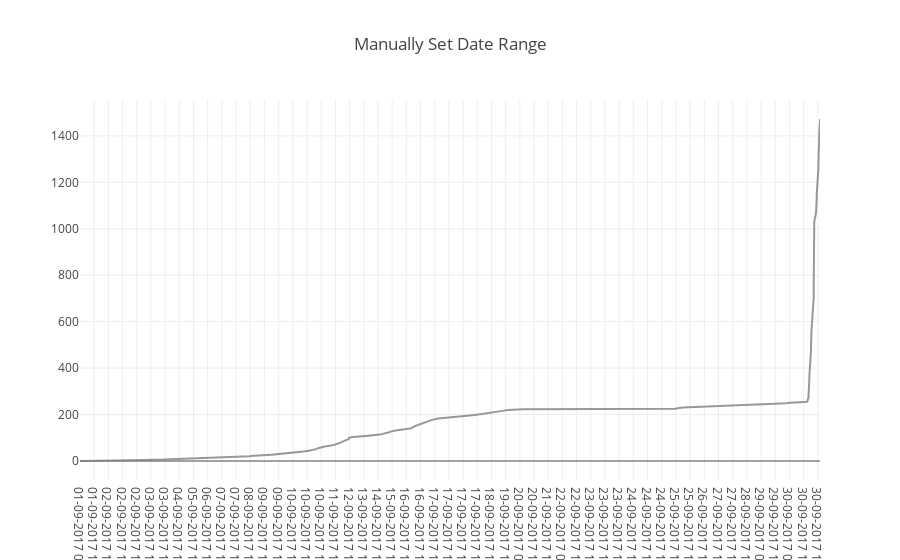

This figure's notebook cell:
### Code cell
fig = dict(data = data, layout = layout)
iplot(fig, filename = "Time Series with Rangeslider")

### Figure 1 — Plotly figure (JSON) as saved in the notebook; plotly's stock layout.template omitted (floating-point values rounded to 4 significant figures; data arrays with more than 128 entries replaced by an {"elided": "..."} marker saying what was removed)
{"data": [{"line": {"color": "#17BECF"}, "opacity": 0.8, "type": "scatter3d", "uid": "9431ab28-e7aa-4b8d-b93d-a57d02292bb7", "x": {"elided": "4920 str values"}, "y": {"elided": "4920 float values"}}, {"line": {"color": "#7F7F7F"}, "opacity": 0.8, "type": "scatter", "uid": "fa0379d7-bb60-4265-94d1-d0e317ee7cc6", "x": {"elided": "4920 str values"}, "y": {"elided": "4920 float values"}}], "layout": {"title": {"text": "Manually Set Date Range"}, "xaxis": {"range": ["2016-12-01", "2017-09-28"]}}}
